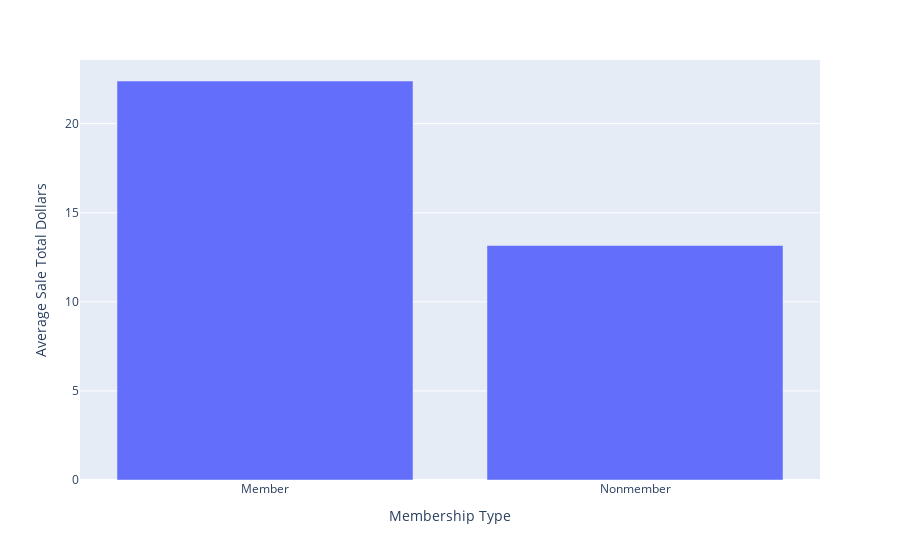

Here is the notebook cell this chart was saved with:
### Markdown cell above
### Membership Analysis

### Code cell
# Count the occurrences of each membership type in the customer_purchases_df DataFrame and reset the index
mem_count = customer_purchases_df['Membership'].value_counts().reset_index()

# Group the customer_purchases_df DataFrame by 'Membership' and sum up the 'Total' sales for each membership type
# Reset the index for easier merging
mem_sales = customer_purchases_df.groupby('Membership')['Total'].sum().reset_index()

# Merge the two DataFrames, mem_sales and mem_count, on the 'Membership' column to get total sales and count in a single DataFrame
merged_mem = pd.merge(mem_sales, mem_count, on='Membership', how='inner')

# Calculate the average sale total in dollars for each membership type and add it as a new column named 'Average'
merged_mem['Average'] = merged_mem['Total'] / merged_mem['count']

# Create a bar chart using Plotly Express to visualize the average sales total in dollars for each membership type
# Hover data shows both the 'Average' and 'Membership' values
# Labels are customized for better understanding of the chart
fig = px.bar(merged_mem, x='Membership', y='Average',
             hover_data=['Average', 'Membership'],
             labels={'Average': 'Average Sale Total Dollars', 'Membership': 'Membership Type'})

# Display the bar chart
fig.show()

### Figure 1 — Plotly figure (JSON) as saved in the notebook; plotly's stock layout.template omitted (floating-point values rounded to 4 significant figures)
{"data": [{"alignmentgroup": "True", "hovertemplate": "Membership Type=%{x}<br>Average Sale Total Dollars=%{y}<extra></extra>", "legendgroup": "", "marker": {"color": "#636efa", "pattern": {"shape": ""}}, "name": "", "offsetgroup": "", "orientation": "v", "showlegend": false, "textposition": "auto", "type": "bar", "x": ["Member", "Nonmember"], "xaxis": "x", "y": [22.39, 13.16], "yaxis": "y"}], "layout": {"barmode": "relative", "legend": {"tracegroupgap": 0}, "margin": {"t": 60}, "xaxis": {"anchor": "y", "domain": [0, 1], "title": {"text": "Membership Type"}}, "yaxis": {"anchor": "x", "domain": [0, 1], "title": {"text": "Average Sale Total Dollars"}}}}
